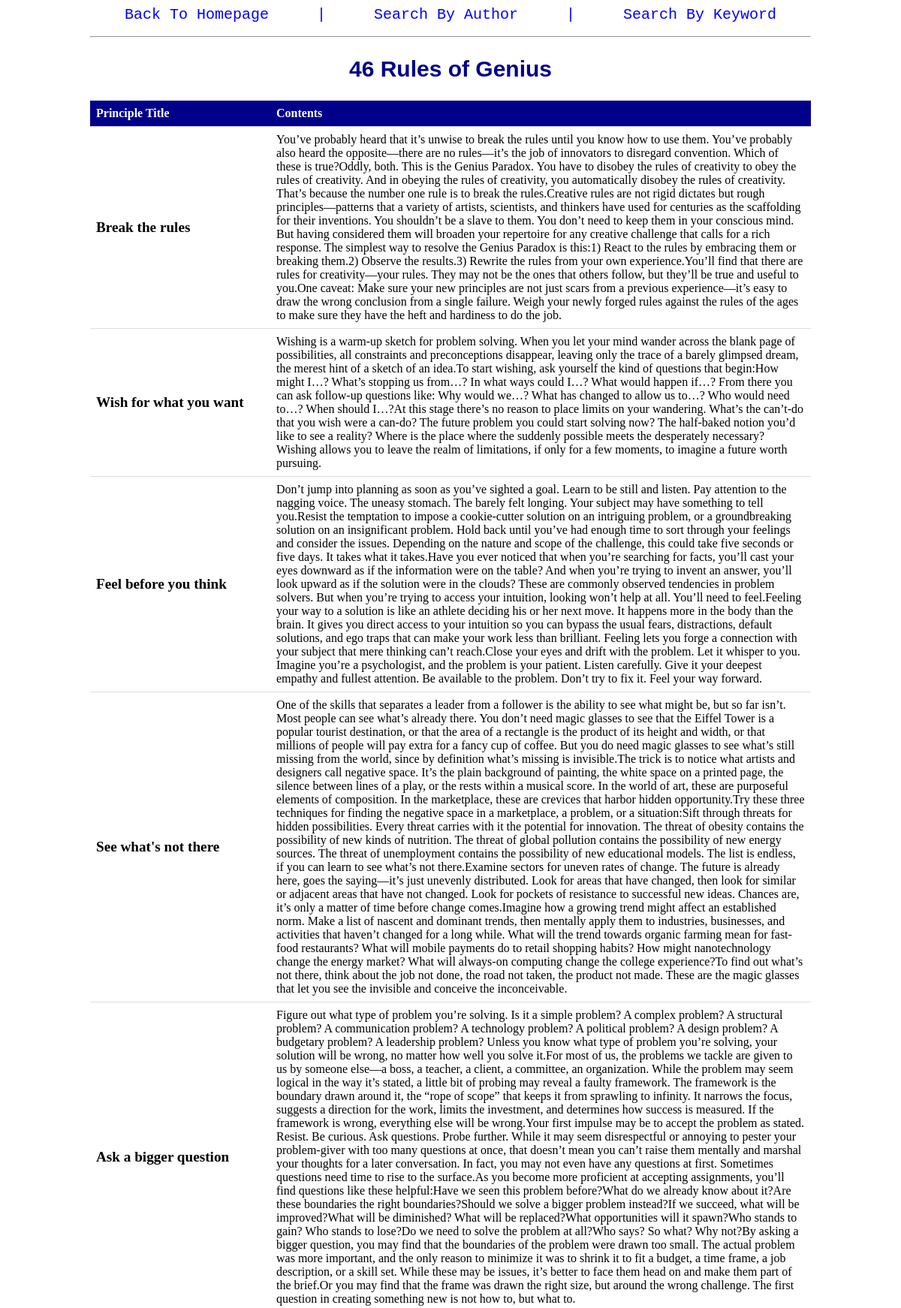
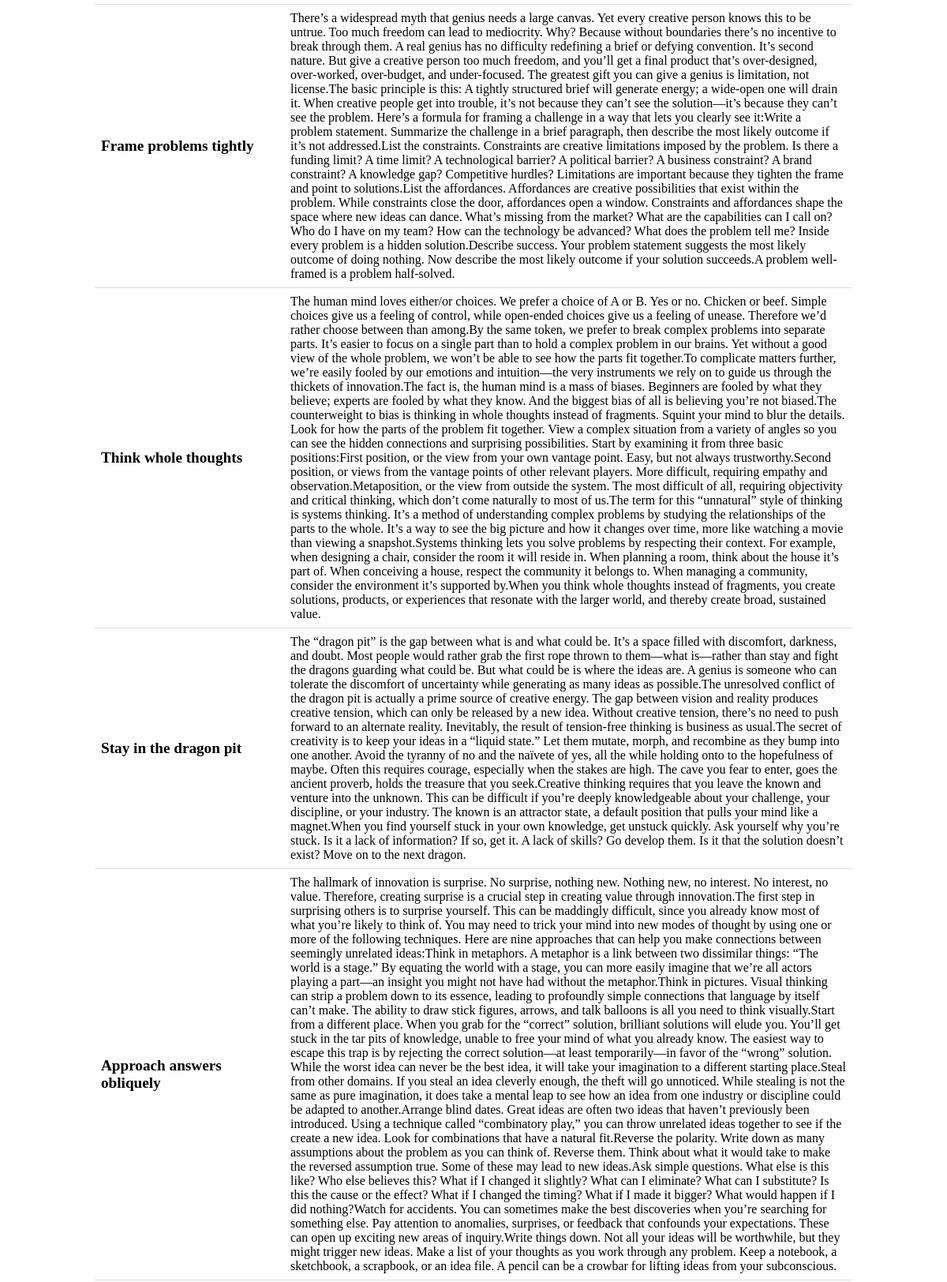
/list/23 (upper part), run on the app's committed database (2 pictures, top to bottom).
### tables this page shows
CREATE TABLE Principle (
	Id integer PRIMARY KEY autoincrement,
	Heading text,
	AuthorId integer,
	SourceText text,
	SourceURL text
	);

CREATE TABLE Detail (
	Id integer PRIMARY KEY autoincrement,
	AuthorId integer,
	PrincipleId integer,
	DetailTitle text,
	DetailContent text);

### app.py (the view)
@app.route('/list/<p_id>', methods=['GET','POST'])
def list(p_id):
	heading = model.find_heading_by_headingId(p_id)
	content = model.find_principle_by_headingId(p_id)
	return render_template('list.html', heading=heading, my_list=content)

### model.py (called while the page is built)
def find_heading_by_headingId(p_id='',DBNAME='design.db'):
	conn = sqlite3.connect(DBNAME)
	cur = conn.cursor()
	heading = '''
		SELECT Heading
		FROM Principle
		WHERE Id = ?
	'''
	params = (p_id, )
	p_result = cur.execute(heading, params)
	return p_result.fetchone()

def find_principle_by_headingId(p_id='',DBNAME='design.db'):
	conn = sqlite3.connect(DBNAME)
	cur = conn.cursor()
	id_find = '''
		SELECT DetailTitle, DetailContent
		FROM Detail
		WHERE PrincipleId = ?
	'''
	params = (p_id, )
	p_result = cur.execute(id_find, params)
	return p_result.fetchall()

### templates/list.html
<link rel="stylesheet" type="text/css"
    href="{{ url_for('static', filename='style.css') }}"/>
<nav>
	<a href="/">Back To Homepage</a>
	<a>|</a>
	<a href="/author">Search By Author</a>
	<a>|</a>
	<a href="/keyword">Search By Keyword</a>
</nav>
<hr>
<h2>{{heading[0]}}</h2>
<table>
<tr>
	<th class="title">Principle Title</th>
	<th>Contents</th>
</tr>
{% for item in my_list %}
<tr>
	<td class='list-title'>{{item[0]}}</td>
	<td>{{item[1]}}</td>
</tr>
{% endfor %}
</table>

### static/style.css (style rules this page uses)
nav { text-align: center; }
nav a { color: blue; text-decoration: none; font-size: 20px; line-height: 200%; padding: 0 30px 0 30px; font-family: monospace; }
h2 { color: darkblue; font-size: 30px; font-family: Arial; text-align: center; }
table { border-collapse: collapse; width: 100%; }
th { background-color: darkblue; color: white; }
th, td { padding: 8px; text-align: left; }
th, td { border-bottom: 1px solid #ddd; }
.title { width: 25%; }
.list-title { font-weight: bold; font-size: 1.2em; }

### data on the page
Principle: Heading "46 Rules of Genius"
Detail: DetailTitle "Break the rules", DetailContent "You’ve probably heard that it’s unwise to break the rules until you know how to use them. You’ve probably also heard the opposite—there are no rules—it’s the job of innovators to disregard convention. Which of these is true?Oddly, both. This is the Genius Paradox. You have to disobey the rules of creativity to obey the rules of creativity. And in obeying the rules of creativity, you automatically disobey the rules of creativity. That’s because the number one rule is to break the rules.Creative rules are not rigid dictates but rough principles—patterns that a variety of artists, scientists, and thinkers have used for centuries as the scaffolding for their inventions. You shouldn’t be a slave…"
Detail: DetailTitle "Wish for what you want", DetailContent "Wishing is a warm-up sketch for problem solving. When you let your mind wander across the blank page of possibilities, all constraints and preconceptions disappear, leaving only the trace of a barely glimpsed dream, the merest hint of a sketch of an idea.To start wishing, ask yourself the kind of questions that begin:How might I…? What’s stopping us from…? In what ways could I…? What would happen if…? From there you can ask follow-up questions like: Why would we…? What has changed to allow us to…? Who would need to…? When should I…?At this stage there’s no reason to place limits on your wandering. What’s the can’t-do that you wish were a can-do? The future problem you could start solving…"
Detail: DetailTitle "Feel before you think", DetailContent "Don’t jump into planning as soon as you’ve sighted a goal. Learn to be still and listen. Pay attention to the nagging voice. The uneasy stomach. The barely felt longing. Your subject may have something to tell you.Resist the temptation to impose a cookie-cutter solution on an intriguing problem, or a groundbreaking solution on an insignificant problem. Hold back until you’ve had enough time to sort through your feelings and consider the issues. Depending on the nature and scope of the challenge, this could take five seconds or five days. It takes what it takes.Have you ever noticed that when you’re searching for facts, you’ll cast your eyes downward as if the information were on the table?…"
Detail: DetailTitle "See what's not there", DetailContent "One of the skills that separates a leader from a follower is the ability to see what might be, but so far isn’t. Most people can see what’s already there. You don’t need magic glasses to see that the Eiffel Tower is a popular tourist destination, or that the area of a rectangle is the product of its height and width, or that millions of people will pay extra for a fancy cup of coffee. But you do need magic glasses to see what’s still missing from the world, since by definition what’s missing is invisible.The trick is to notice what artists and designers call negative space. It’s the plain background of painting, the white space on a printed page, the silence between lines of a play, or the…"
Detail: DetailTitle "Ask a bigger question", DetailContent "Figure out what type of problem you’re solving. Is it a simple problem? A complex problem? A structural problem? A communication problem? A technology problem? A political problem? A design problem? A budgetary problem? A leadership problem? Unless you know what type of problem you’re solving, your solution will be wrong, no matter how well you solve it.For most of us, the problems we tackle are given to us by someone else—a boss, a teacher, a client, a committee, an organization. While the problem may seem logical in the way it’s stated, a little bit of probing may reveal a faulty framework. The framework is the boundary drawn around it, the “rope of scope” that keeps it from sprawling to…"
Detail: DetailTitle "Frame problems tightly", DetailContent "There’s a widespread myth that genius needs a large canvas. Yet every creative person knows this to be untrue. Too much freedom can lead to mediocrity. Why? Because without boundaries there’s no incentive to break through them. A real genius has no difficulty redefining a brief or defying convention. It’s second nature. But give a creative person too much freedom, and you’ll get a final product that’s over-designed, over-worked, over-budget, and under-focused. The greatest gift you can give a genius is limitation, not license.The basic principle is this: A tightly structured brief will generate energy; a wide-open one will drain it. When creative people get into trouble, it’s not because…"
Detail: DetailTitle "Think whole thoughts", DetailContent "The human mind loves either/or choices. We prefer a choice of A or B. Yes or no. Chicken or beef. Simple choices give us a feeling of control, while open-ended choices give us a feeling of unease. Therefore we’d rather choose between than among.By the same token, we prefer to break complex problems into separate parts. It’s easier to focus on a single part than to hold a complex problem in our brains. Yet without a good view of the whole problem, we won’t be able to see how the parts fit together.To complicate matters further, we’re easily fooled by our emotions and intuition—the very instruments we rely on to guide us through the thickets of innovation.The fact is, the human mind is a mass…"
Detail: DetailTitle "Stay in the dragon pit", DetailContent "The “dragon pit” is the gap between what is and what could be. It’s a space filled with discomfort, darkness, and doubt. Most people would rather grab the first rope thrown to them—what is—rather than stay and fight the dragons guarding what could be. But what could be is where the ideas are. A genius is someone who can tolerate the discomfort of uncertainty while generating as many ideas as possible.The unresolved conflict of the dragon pit is actually a prime source of creative energy. The gap between vision and reality produces creative tension, which can only be released by a new idea. Without creative tension, there’s no need to push forward to an alternate reality. Inevitably, the…"
Detail: DetailTitle "Approach answers obliquely", DetailContent "The hallmark of innovation is surprise. No surprise, nothing new. Nothing new, no interest. No interest, no value. Therefore, creating surprise is a crucial step in creating value through innovation.The first step in surprising others is to surprise yourself. This can be maddingly difficult, since you already know most of what you’re likely to think of. You may need to trick your mind into new modes of thought by using one or more of the following techniques. Here are nine approaches that can help you make connections between seemingly unrelated ideas:Think in metaphors. A metaphor is a link between two dissimilar things: “The world is a stage.” By equating the world with a stage, you can…"
